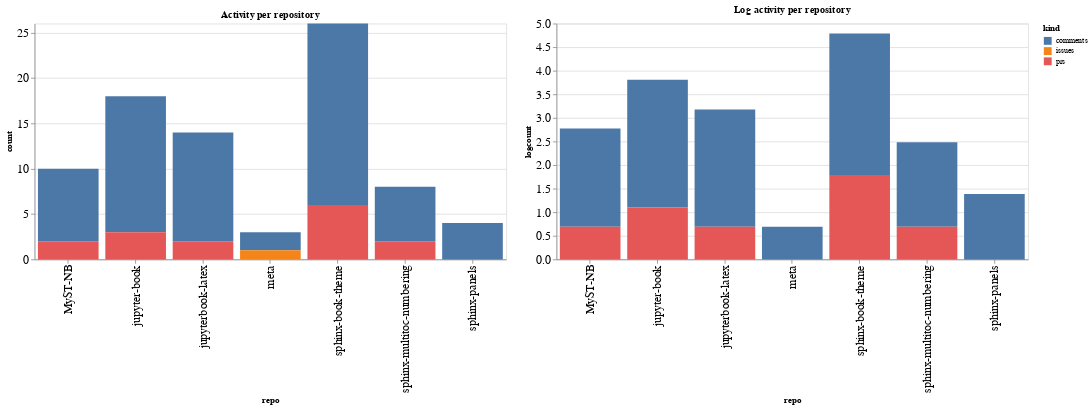

Source (notebook cell):
### Code cell
ch1 = alt.Chart(repo_summaries, width=600, title="Activity per repository").mark_bar().encode(
    x='repo',
    y='count',
    color='kind',
    tooltip="kind"
)

ch2 = alt.Chart(repo_summaries, width=600, title="Log activity per repository").mark_bar().encode(
    x='repo',
    y='logcount',
    color='kind',
    tooltip="kind"
)

ch1 | ch2

### Figure 1 — Vega-Lite specification as saved in the notebook (floating-point values rounded to 4 significant figures)
{"config": {"axisLeft": {"labelFontSize": 15}, "axisBottom": {"labelFontSize": 15}}, "hconcat": [{"mark": "bar", "encoding": {"color": {"type": "nominal", "field": "kind"}, "tooltip": {"type": "nominal", "field": "kind"}, "x": {"type": "nominal", "field": "repo"}, "y": {"type": "quantitative", "field": "count"}}, "title": "Activity per repository", "width": 600}, {"mark": "bar", "encoding": {"color": {"type": "nominal", "field": "kind"}, "tooltip": {"type": "nominal", "field": "kind"}, "x": {"type": "nominal", "field": "repo"}, "y": {"type": "quantitative", "field": "logcount"}}, "title": "Log activity per repository", "width": 600}], "data": {"name": "data-575638ea7ba19c1b9e391f83fdacd1bb"}, "$schema": "https://vega.github.io/schema/vega-lite/v4.8.1.json", "datasets": {"data-575638ea7ba19c1b9e391f83fdacd1bb": [{"repo": "MyST-NB", "kind": "comments", "count": 8, "logcount": 2.079}, {"repo": "MyST-NB", "kind": "prs", "count": 2, "logcount": 0.6931}, {"repo": "jupyter-book", "kind": "comments", "count": 15, "logcount": 2.708}, {"repo": "jupyter-book", "kind": "prs", "count": 3, "logcount": 1.099}, {"repo": "jupyterbook-latex", "kind": "comments", "count": 12, "logcount": 2.485}, {"repo": "jupyterbook-latex", "kind": "prs", "count": 2, "logcount": 0.6931}, {"repo": "meta", "kind": "comments", "count": 2, "logcount": 0.6931}, {"repo": "meta", "kind": "issues", "count": 1, "logcount": 0.0}, {"repo": "sphinx-book-theme", "kind": "comments", "count": 20, "logcount": 2.996}, {"repo": "sphinx-book-theme", "kind": "prs", "count": 6, "logcount": 1.792}, {"repo": "sphinx-multitoc-numbering", "kind": "comments", "count": 6, "logcount": 1.792}, {"repo": "sphinx-multitoc-numbering", "kind": "prs", "count": 2, "logcount": 0.6931}, {"repo": "sphinx-panels", "kind": "comments", "count": 4, "logcount": 1.386}]}}
